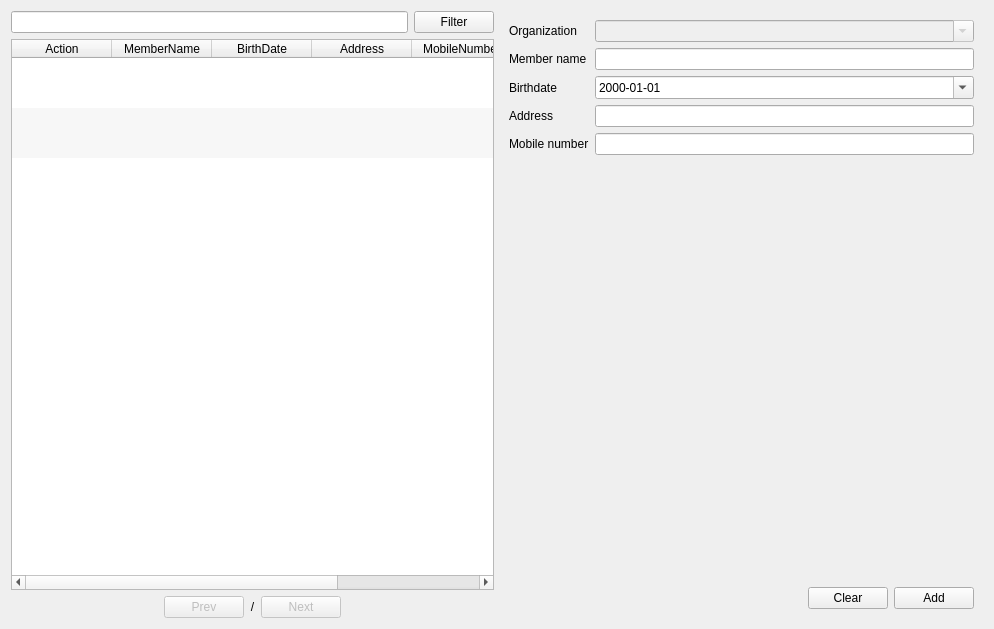
<?xml version="1.0" encoding="UTF-8"?>
<ui version="4.0">
 <class>FormManageMember</class>
 <widget class="QWidget" name="FormManageMember">
  <property name="geometry">
   <rect>
    <x>0</x>
    <y>0</y>
    <width>994</width>
    <height>629</height>
   </rect>
  </property>
  <property name="windowTitle">
   <string>Manage member</string>
  </property>
  <layout class="QHBoxLayout" name="horizontalLayout_4">
   <item>
    <layout class="QVBoxLayout" name="verticalLayout">
     <item>
      <layout class="QHBoxLayout" name="horizontalLayout">
       <item>
        <widget class="QLineEdit" name="lineEditFilter"/>
       </item>
       <item>
        <widget class="QPushButton" name="pushButtonFilter">
         <property name="text">
          <string>Filter</string>
         </property>
        </widget>
       </item>
      </layout>
     </item>
     <item>
      <widget class="QTableWidget" name="tableWidgetData">
       <property name="editTriggers">
        <set>QAbstractItemView::NoEditTriggers</set>
       </property>
       <property name="alternatingRowColors">
        <bool>true</bool>
       </property>
       <property name="selectionBehavior">
        <enum>QAbstractItemView::SelectRows</enum>
       </property>
       <property name="verticalScrollMode">
        <enum>QAbstractItemView::ScrollPerPixel</enum>
       </property>
       <property name="horizontalScrollMode">
        <enum>QAbstractItemView::ScrollPerPixel</enum>
       </property>
       <property name="showGrid">
        <bool>false</bool>
       </property>
       <property name="gridStyle">
        <enum>Qt::SolidLine</enum>
       </property>
       <property name="sortingEnabled">
        <bool>false</bool>
       </property>
       <property name="wordWrap">
        <bool>false</bool>
       </property>
       <attribute name="horizontalHeaderStretchLastSection">
        <bool>false</bool>
       </attribute>
       <attribute name="verticalHeaderVisible">
        <bool>false</bool>
       </attribute>
       <attribute name="verticalHeaderDefaultSectionSize">
        <number>50</number>
       </attribute>
       <attribute name="verticalHeaderMinimumSectionSize">
        <number>30</number>
       </attribute>
       <row>
        <property name="text">
         <string>New Row</string>
        </property>
       </row>
       <row>
        <property name="text">
         <string>New Row</string>
        </property>
       </row>
       <row>
        <property name="text">
         <string>New Row</string>
        </property>
       </row>
       <column>
        <property name="text">
         <string>Action</string>
        </property>
       </column>
       <column>
        <property name="text">
         <string>MemberName</string>
        </property>
       </column>
       <column>
        <property name="text">
         <string>BirthDate</string>
        </property>
       </column>
       <column>
        <property name="text">
         <string>Address</string>
        </property>
       </column>
       <column>
        <property name="text">
         <string>MobileNumber</string>
        </property>
       </column>
       <column>
        <property name="text">
         <string>Points</string>
        </property>
       </column>
       <column>
        <property name="text">
         <string>UpdateTs</string>
        </property>
       </column>
      </widget>
     </item>
     <item>
      <layout class="QHBoxLayout" name="horizontalLayout_2">
       <item>
        <spacer name="horizontalSpacer">
         <property name="orientation">
          <enum>Qt::Horizontal</enum>
         </property>
         <property name="sizeHint" stdset="0">
          <size>
           <width>40</width>
           <height>20</height>
          </size>
         </property>
        </spacer>
       </item>
       <item>
        <widget class="QPushButton" name="pushButtonPrev">
         <property name="enabled">
          <bool>false</bool>
         </property>
         <property name="text">
          <string>Prev</string>
         </property>
        </widget>
       </item>
       <item>
        <widget class="QLabel" name="labelPageIndicator">
         <property name="text">
          <string>&lt;CurrentPage&gt;/&lt;TotalPage&gt;</string>
         </property>
         <property name="alignment">
          <set>Qt::AlignCenter</set>
         </property>
        </widget>
       </item>
       <item>
        <widget class="QPushButton" name="pushButtonNext">
         <property name="enabled">
          <bool>false</bool>
         </property>
         <property name="text">
          <string>Next</string>
         </property>
        </widget>
       </item>
       <item>
        <spacer name="horizontalSpacer_2">
         <property name="orientation">
          <enum>Qt::Horizontal</enum>
         </property>
         <property name="sizeHint" stdset="0">
          <size>
           <width>40</width>
           <height>20</height>
          </size>
         </property>
        </spacer>
       </item>
      </layout>
     </item>
    </layout>
   </item>
   <item>
    <widget class="QFrame" name="frameRegister">
     <property name="maximumSize">
      <size>
       <width>16777215</width>
       <height>16777215</height>
      </size>
     </property>
     <layout class="QVBoxLayout" name="verticalLayout_2">
      <property name="spacing">
       <number>0</number>
      </property>
      <property name="leftMargin">
       <number>0</number>
      </property>
      <property name="topMargin">
       <number>0</number>
      </property>
      <property name="rightMargin">
       <number>0</number>
      </property>
      <property name="bottomMargin">
       <number>0</number>
      </property>
      <item>
       <widget class="QScrollArea" name="scrollArea">
        <property name="frameShape">
         <enum>QFrame::NoFrame</enum>
        </property>
        <property name="widgetResizable">
         <bool>true</bool>
        </property>
        <widget class="QWidget" name="scrollAreaWidgetContents">
         <property name="geometry">
          <rect>
           <x>0</x>
           <y>0</y>
           <width>485</width>
           <height>570</height>
          </rect>
         </property>
         <layout class="QFormLayout" name="formLayout">
          <item row="0" column="0">
           <widget class="QLabel" name="label_8">
            <property name="text">
             <string>Organization</string>
            </property>
           </widget>
          </item>
          <item row="0" column="1">
           <widget class="QComboBox" name="comboBoxOrganizationName">
            <property name="enabled">
             <bool>false</bool>
            </property>
            <property name="editable">
             <bool>true</bool>
            </property>
            <property name="maxVisibleItems">
             <number>2147483647</number>
            </property>
            <property name="insertPolicy">
             <enum>QComboBox::NoInsert</enum>
            </property>
           </widget>
          </item>
          <item row="1" column="0">
           <widget class="QLabel" name="label_3">
            <property name="text">
             <string>Member name</string>
            </property>
           </widget>
          </item>
          <item row="1" column="1">
           <widget class="QLineEdit" name="lineEditMemberName"/>
          </item>
          <item row="2" column="0">
           <widget class="QLabel" name="label_5">
            <property name="text">
             <string>Birthdate</string>
            </property>
           </widget>
          </item>
          <item row="2" column="1">
           <widget class="QDateEdit" name="dateEditBirthDate">
            <property name="displayFormat">
             <string>yyyy-MM-dd</string>
            </property>
            <property name="calendarPopup">
             <bool>true</bool>
            </property>
           </widget>
          </item>
          <item row="3" column="0">
           <widget class="QLabel" name="label">
            <property name="text">
             <string>Address</string>
            </property>
           </widget>
          </item>
          <item row="3" column="1">
           <widget class="QLineEdit" name="lineEditAddress"/>
          </item>
          <item row="4" column="0">
           <widget class="QLabel" name="label_6">
            <property name="text">
             <string>Mobile number</string>
            </property>
           </widget>
          </item>
          <item row="4" column="1">
           <widget class="QLineEdit" name="lineEditMobileNumber"/>
          </item>
         </layout>
        </widget>
       </widget>
      </item>
      <item>
       <widget class="QWidget" name="widget" native="true">
        <layout class="QHBoxLayout" name="horizontalLayout_5">
         <item>
          <spacer name="horizontalSpacer_3">
           <property name="orientation">
            <enum>Qt::Horizontal</enum>
           </property>
           <property name="sizeHint" stdset="0">
            <size>
             <width>40</width>
             <height>20</height>
            </size>
           </property>
          </spacer>
         </item>
         <item>
          <widget class="QPushButton" name="pushButtonClear">
           <property name="text">
            <string>Clear</string>
           </property>
          </widget>
         </item>
         <item>
          <widget class="QPushButton" name="pushButtonAdd">
           <property name="text">
            <string>Add</string>
           </property>
          </widget>
         </item>
        </layout>
       </widget>
      </item>
     </layout>
    </widget>
   </item>
  </layout>
 </widget>
 <resources/>
 <connections/>
</ui>
